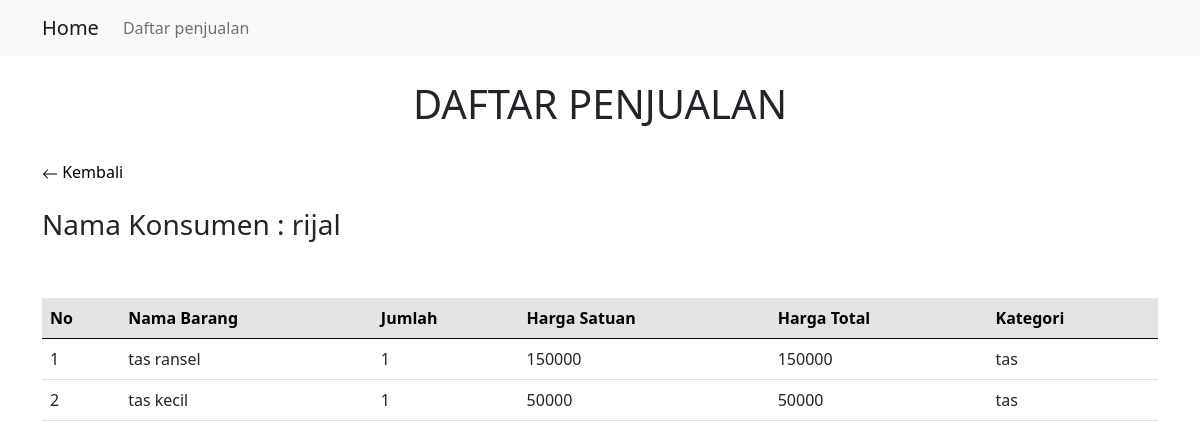
The app's page /detail_penjualan.php?kode=2&nama=rijal with its own data.
### tables this page shows
CREATE TABLE `detail_penjualan` (
  `id_penjualan` int(11) NOT NULL AUTO_INCREMENT,
  `kode_penjualan` int(11) NOT NULL,
  `kode_brg` varchar(255) NOT NULL,
  `jumlah` int(11) NOT NULL,
  `harga_satuan` int(11) NOT NULL,
  `harga_total` int(11) NOT NULL,
  PRIMARY KEY (`id_penjualan`),
  KEY `kode_barang` (`kode_brg`),
  KEY `kode_penjualan` (`kode_penjualan`),
  CONSTRAINT `detail_penjualan_ibfk_1` FOREIGN KEY (`kode_brg`) REFERENCES `master_barang` (`kode_barang`) ON DELETE CASCADE ON UPDATE CASCADE,
  CONSTRAINT `detail_penjualan_ibfk_2` FOREIGN KEY (`kode_penjualan`) REFERENCES `penjualan` (`kode_jual`) ON DELETE CASCADE ON UPDATE CASCADE
);

CREATE TABLE `master_barang` (
  `kode_barang` varchar(255) NOT NULL,
  `nama_barang` varchar(255) NOT NULL,
  `harga_jual` int(11) NOT NULL,
  `harga_beli` int(11) NOT NULL,
  `stok` int(11) NOT NULL,
  `kategori` varchar(255) NOT NULL,
  PRIMARY KEY (`kode_barang`)
);

### detail_penjualan.php (the view, shortened to what this page needs)
<!DOCTYPE html>
<html lang="en">
<head>
    <link href="https://cdn.jsdelivr.net/npm/bootstrap@5.0.2/dist/css/bootstrap.min.css" rel="stylesheet">
</head>
<body>
    <?php include('navbar.php') ?>
    <div class="container">
        <h1 class="text-center mt-4">DAFTAR PENJUALAN</h1>
        <br>
        <div class="text-start mb-4">
            <a style="text-decoration: none; color: black;" href="penjualan.php">
                <svg xmlns="http://www.w3.org/2000/svg" width="16" height="16" fill="currentColor" class="bi bi-arrow-left" viewBox="0 0 16 16">
                    <path fill-rule="evenodd" d="M15 8a.5.5 0 0 0-.5-.5H2.707l3.147-3.146a.5.5 0 1 0-.708-.708l-4 4a.5.5 0 0 0 0 .708l4 4a.5.5 0 0 0 .708-.708L2.707 8.5H14.5A.5.5 0 0 0 15 8z" />
                </svg> Kembali
            </a>
        </div>
        <h3>Nama Konsumen : <?php echo $_GET['nama'] ?></h3>
        <div class="table-responsive">
            <table class="table mt-5">
                <thead class="table-secondary">
                    <tr>
                        <th scope="col">No</th>
                        <th scope="col">Nama Barang</th>
                        <th scope="col">Jumlah</th>
                        <th scope="col">Harga Satuan</th>
                        <th scope="col">Harga Total</th>
                        <th scope="col">Kategori</th>
                    </tr>
                </thead>
                <tbody>
                    <?php
                    include('store/connection_db.php');
                    $no = 1;
                    $query = mysqli_query($connect_db, 'SELECT * FROM detail_penjualan INNER JOIN master_barang ON kode_barang = kode_brg WHERE kode_penjualan = ' . $_GET['kode']);
                    while ($data = mysqli_fetch_array($query)) {
                    ?>
                        <tr>
                            <td scope="row"><?php echo $no++ ?></td>
                            <td><?php echo $data['nama_barang'] ?></td>
                            <td><?php echo $data['jumlah'] ?></td>
                            <td><?php echo $data['harga_satuan'] ?></td>
                            <td><?php echo $data['harga_total'] ?></td>
                            <td><?php echo $data['kategori'] ?></td>
                        </tr>
                    <?php } ?>
                </tbody>
            </table>
        </div>
    </div>
</body>
</html>

### records on screen
detail_penjualan: kode_brg.nama_barang "tas ransel", jumlah "1", harga_satuan "150000", harga_total "150000", kode_brg.kategori "tas"
detail_penjualan: kode_brg.nama_barang "tas kecil", jumlah "1", harga_satuan "50000", harga_total "50000", kode_brg.kategori "tas"

### other values on screen
$_GET['nama'] "rijal"
